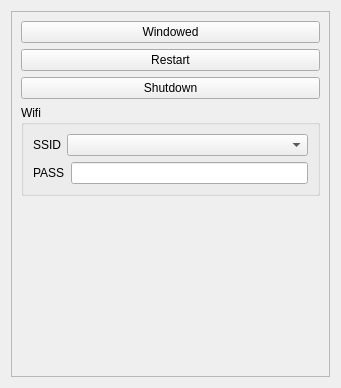
<?xml version="1.0" encoding="UTF-8"?>
<ui version="4.0">
 <class>PiTab</class>
 <widget class="QWidget" name="PiTab">
  <property name="geometry">
   <rect>
    <x>0</x>
    <y>0</y>
    <width>341</width>
    <height>388</height>
   </rect>
  </property>
  <layout class="QVBoxLayout" name="verticalLayout_2">
   <item>
    <widget class="QScrollArea" name="scrollArea">
     <property name="widgetResizable">
      <bool>true</bool>
     </property>
     <widget class="QWidget" name="scrollAreaWidgetContents">
      <property name="geometry">
       <rect>
        <x>0</x>
        <y>0</y>
        <width>321</width>
        <height>368</height>
       </rect>
      </property>
      <layout class="QVBoxLayout" name="verticalLayout">
       <item>
        <widget class="QPushButton" name="windowed">
         <property name="text">
          <string>Windowed</string>
         </property>
        </widget>
       </item>
       <item>
        <widget class="QPushButton" name="restart_btn">
         <property name="text">
          <string>Restart</string>
         </property>
        </widget>
       </item>
       <item>
        <widget class="QPushButton" name="shutdown_btn">
         <property name="text">
          <string>Shutdown</string>
         </property>
        </widget>
       </item>
       <item>
        <widget class="QGroupBox" name="groupBox">
         <property name="title">
          <string>Wifi</string>
         </property>
         <layout class="QVBoxLayout" name="verticalLayout_3">
          <item>
           <layout class="QHBoxLayout" name="horizontalLayout">
            <item>
             <widget class="QLabel" name="label">
              <property name="text">
               <string>SSID</string>
              </property>
             </widget>
            </item>
            <item>
             <widget class="QComboBox" name="ssid_dropdown">
              <property name="sizePolicy">
               <sizepolicy hsizetype="Expanding" vsizetype="Fixed">
                <horstretch>0</horstretch>
                <verstretch>0</verstretch>
               </sizepolicy>
              </property>
             </widget>
            </item>
           </layout>
          </item>
          <item>
           <layout class="QHBoxLayout" name="horizontalLayout_3">
            <item>
             <widget class="QLabel" name="label_3">
              <property name="text">
               <string>PASS</string>
              </property>
             </widget>
            </item>
            <item>
             <widget class="QLineEdit" name="wifi_pass"/>
            </item>
           </layout>
          </item>
         </layout>
        </widget>
       </item>
       <item>
        <spacer name="verticalSpacer">
         <property name="orientation">
          <enum>Qt::Vertical</enum>
         </property>
         <property name="sizeHint" stdset="0">
          <size>
           <width>20</width>
           <height>40</height>
          </size>
         </property>
        </spacer>
       </item>
      </layout>
     </widget>
    </widget>
   </item>
  </layout>
 </widget>
 <resources/>
 <connections/>
</ui>
